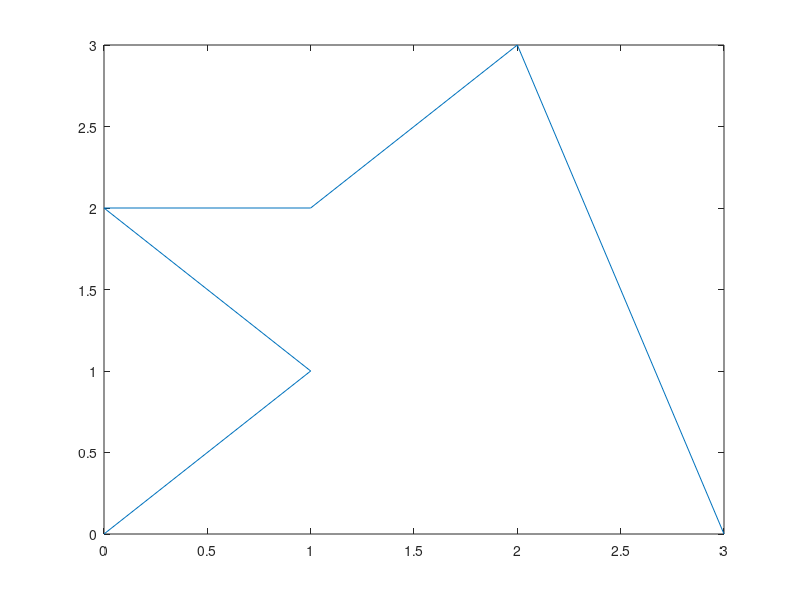

This chart was generated by the following MATLAB code: (Note: this script raises an error after producing the figure.)
close all

XX = linspace(0,2,1000);
points = [0,1,0,1,2,3;0,1,2,2,3,0]
plot(points(1,:),points(2,:))

hold on
%plot(XX,XY,'or')

distvec = dist(points);
arcvec = zeros(1,length(dist(points)));
arclentemp = 0;

for i = 1:length(dist(points))-1
    arcvec(i) = arclentemp;
    arclentemp = arclentemp + distvec(i,i+1);
end

arcvec(i+1) = arclentemp;

arcvec

XXS = linspace(0,arcvec(end),1000);
XS = spline(arcvec,points(1,:),XXS);
YS = spline(arcvec,points(2,:),XXS);


plot(XS,YS,'x')
